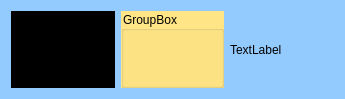
<?xml version="1.0" encoding="UTF-8"?>
<ui version="4.0">
 <class>ClipInformationItem</class>
 <widget class="QWidget" name="ClipInformationItem">
  <property name="geometry">
   <rect>
    <x>0</x>
    <y>0</y>
    <width>345</width>
    <height>99</height>
   </rect>
  </property>
  <property name="windowTitle">
   <string>Form</string>
  </property>
  <property name="styleSheet">
   <string notr="true">background-color: rgb(147, 203, 255);</string>
  </property>
  <layout class="QHBoxLayout" name="horizontalLayout_2">
   <item>
    <widget class="QFrame" name="frame">
     <property name="styleSheet">
      <string notr="true">background-color: rgb(0, 0, 0);</string>
     </property>
     <property name="frameShape">
      <enum>QFrame::StyledPanel</enum>
     </property>
     <property name="frameShadow">
      <enum>QFrame::Raised</enum>
     </property>
    </widget>
   </item>
   <item>
    <widget class="QGroupBox" name="groupBox">
     <property name="styleSheet">
      <string notr="true">background-color: rgb(255, 229, 133);</string>
     </property>
     <property name="title">
      <string>GroupBox</string>
     </property>
    </widget>
   </item>
   <item>
    <widget class="QLabel" name="label">
     <property name="text">
      <string>TextLabel</string>
     </property>
    </widget>
   </item>
  </layout>
 </widget>
 <resources/>
 <connections/>
</ui>
